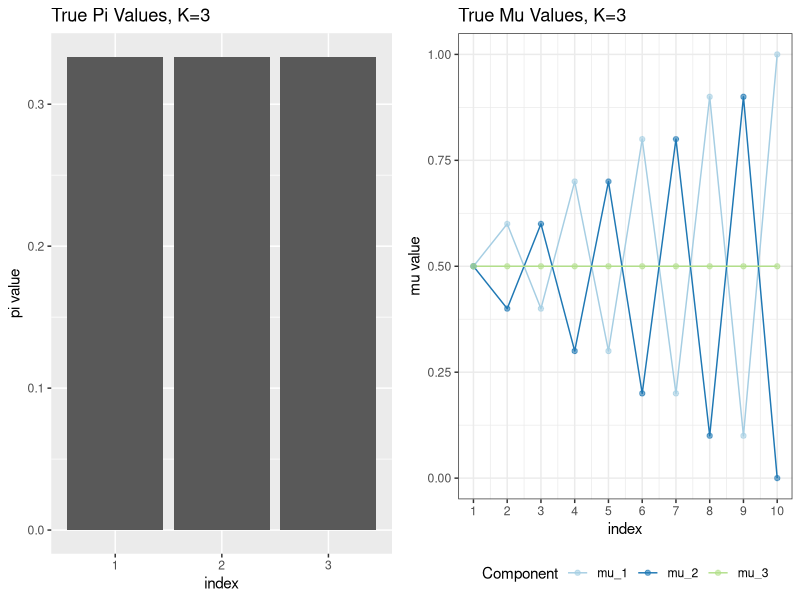

Here is the R script that generated this plot: (Note: this script raises an error after producing the figure.)
## ---- chunk 1
knitr::opts_chunk$set(echo = TRUE)
## ---- chunk 2
library("ggplot2")
library(kableExtra)
library(ggplot2)
library(gridExtra)
######################
### PLOT FUNCTIONS ###
######################
plot_mu = function(mu, title, legend_pos="right"){
  # mu should be a matrix which is KxD size
  plot_df = NULL
  # create df for plot
  for(k in 1:dim(mu)[1]){
    plot_df = rbind(plot_df, data.frame(index = c(1:dim(mu)[2]),
                                        value = mu[k, ],
                                        component = 
                                          rep(paste("mu_", k, sep = ""))))
  }
  
  plot = ggplot(plot_df, aes(x = index, y = value, color = component)) +
    geom_line() +
    geom_point(alpha = 0.6) +
    labs(title = title, x = "index", y = "mu value", 
         color = "Component") +
    theme_bw() +
    theme(legend.position = legend_pos) +
    scale_color_brewer(palette="Paired") +
    scale_x_continuous(breaks = seq(1,10,1))
    
  return(plot)
}
plot_pi = function(pi, title){
  plot_df = data.frame(index = factor(c(1:length(pi))),
                       pi = pi)
  
  plot = ggplot(plot_df, aes(x=index, y=pi)) +
    geom_bar(stat = "identity") + 
    labs(title = title, x = "index", y = "pi value")
  
  return(plot)
}
plot_llik = function(llik, title){
  plot_df = data.frame(iteration = c(1:length(llik)),
                 llik = llik)
  plot = ggplot(plot_df, aes(x = iteration, y= llik)) +
              geom_line(color = "#eec674", size=1.2) +
              geom_point(color = "#c19371", size = 1.5) + 
              labs(title = title, x = "iteration", y = "Log-Likelihood Value")
  return(plot)
}
############################
### REAL DATA GENERATION ###
############################
set.seed(1234567890)
N=1000 # number of training points
D=10 # number of dimensions
x <- matrix(nrow=N, ncol=D) # training data
true_pi <- vector(length = 3) # true mixing coefficients
true_mu <- matrix(nrow=3, ncol=D) # true conditional distributions
true_pi=c(1/3, 1/3, 1/3)
true_mu[1,]=c(0.5,0.6,0.4,0.7,0.3,0.8,0.2,0.9,0.1,1)
true_mu[2,]=c(0.5,0.4,0.6,0.3,0.7,0.2,0.8,0.1,0.9,0)
true_mu[3,]=c(0.5,0.5,0.5,0.5,0.5,0.5,0.5,0.5,0.5,0.5)
plot_true_mu = plot_mu(true_mu, "True Mu Values, K=3", legend_pos = "bottom")
plot_true_pi = plot_pi(true_pi, "True Pi Values, K=3")
############################
### SIM DATA GENERATION  ###
############################
# Producing the training data
for(n in 1:N) {
  k <- sample(1:3,1,prob=true_pi)
  for(d in 1:D) {
    x[n,d] <- rbinom(1,1,true_mu[k,d])
  }
}
# number of guessed components
K=3 
# max number of EM iterations
max_it <- 100 
# min change in log likelihood between two consecutive EM iterations
min_change <- 0.1 
###################
### EM FUNCTION ###
###################
em_bernoulli = function(x, K=3, max_it=100, min_change=0.1){
  N = dim(x)[1]
  D = dim(x)[2]
  ### declare random variable
  z <- matrix(nrow=N, ncol=K) # fractional component assignments
  pi <- vector(length = K) # mixing coefficients
  mu <- matrix(nrow=K, ncol=D) # conditional distributions
  
  llik <- c() # log likelihood of the EM iterations
  # Random initialization of the latent parameters
  pi <- runif(K,0.49,0.51)
  pi <- pi / sum(pi)
  for(k in 1:K) {
    mu[k,] <- runif(D,0.49,0.51)
  }
  # create initialized mu plot
  plot_init_mu = plot_mu(mu, paste("Initial Mu Values, K=", K, sep=""))
  ### main loop
  for(it in 1:max_it) {
    # E-step: Computation of the fractional component assignments
    ### calculate Z matrix
    # P(X|mu) = \prod{i} mu_ki^x_i * (1 - mu_ki)^(1-x_i)
    # We cannot calculate powers with matrix multiplication
    # We can take log of whole probability formula, and to reach real values
    # we will take exp of the result.
    # exp(log( P(X|mu) )) = exp(\sum{i} [x_i*log(mu_ki) + (1-x_i)*log(1-mu_ki)])
    p = exp(x %*%t (log(mu)) + (1-x) %*% t(log(1-mu)))
    # there is no way to calculate row wised in R. We have to create N redundant
    # rows to multiply matrixes element wised.
    pi_multiplier = matrix(rep(pi, N), nrow=N, byrow = T)
    # weighted probability
    weighted_p = pi_multiplier * p
    # latent variable calculation
    z_probs = weighted_p / rowSums(weighted_p)
    
    ### Log likelihood computation.
    llik[it] = sum(log(rowSums(weighted_p)))
    
    # Stop if the log likelihood has not changed significantly
    # value is a parameter of the function
    if(it!=1){
      if(llik[it]-llik[it-1] <= min_change)
        break
    }
    # M-step: ML parameter estimation 
    # from the data and fractional component assignments
    # calculate new latent parameters
    ### calculate pi
    pi = colSums(z_probs) / N
    ### calculate mu
    mu = t(z_probs) %*% x / colSums(z_probs)
  }
  # create final plots
  plot_final_mu = plot_mu(mu, paste("Final Mu Values, K=", K, sep=""))
  plot_final_pi = plot_pi(pi, paste("Final Pi Values, K=", K, sep=""))
  plot_llik = plot_llik(llik, paste("Log-Likelihood, K=", K, sep = ""))
  result = list(llik = llik,
                plots = list(
                  init_mu = plot_init_mu,
                  final_mu = plot_final_mu,
                  final_pi = plot_final_pi,
                  llik = plot_llik,
                  )
                )
  
  return(result)
}
## ---- chunk 3
grid.arrange(grobs=list(plot_true_pi, plot_true_mu), ncol=2)
## ---- chunk 4
em_2 = em_bernoulli(x, K=2)
grid.arrange(grobs=list(em_2$plots$final_pi, em_2$plots$llik), ncol=2)
## ---- chunk 5
em_2$plots$init_mu
em_2$plots$final_mu
## ---- chunk 6
em_3 = em_bernoulli(x, K=3)
grid.arrange(grobs=list(em_3$plots$final_pi, em_3$plots$llik), ncol=2)
## ---- chunk 7
em_3$plots$init_mu
em_3$plots$final_mu
## ---- chunk 8
em_4 = em_bernoulli(x, K=4)
grid.arrange(grobs=list(em_4$plots$final_pi, em_4$plots$llik), ncol=2)
## ---- chunk 9
em_4$plots$init_mu
em_4$plots$final_mu
